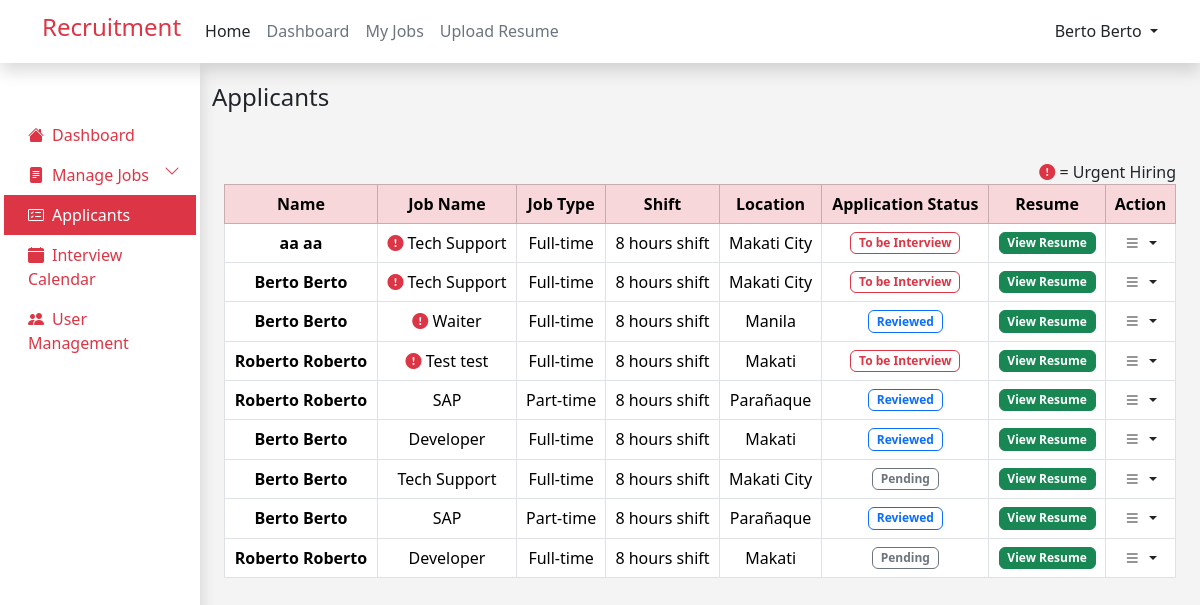
Screenshot of /admin/applicants.php (signed in) with the database file from the repository.
### tables this page shows
CREATE TABLE `job_applicants` (
  `id` int(12) NOT NULL,
  `user_id` int(12) NOT NULL,
  `job_id` int(12) NOT NULL,
  `application_status` varchar(255) NOT NULL,
  `interview_date` datetime DEFAULT NULL
);

CREATE TABLE `user` (
  `id` int(11) NOT NULL,
  `first_name` varchar(255) NOT NULL,
  `last_name` varchar(255) NOT NULL,
  `email` varchar(255) NOT NULL,
  `password` varchar(255) NOT NULL,
  `role` varchar(255) NOT NULL,
  `resume` varchar(255) NOT NULL,
  `branch` varchar(255) NOT NULL
);

CREATE TABLE `jobs` (
  `id` int(12) NOT NULL,
  `job_name` varchar(255) NOT NULL,
  `salary` int(12) NOT NULL,
  `job_type` varchar(255) NOT NULL,
  `shift_and_schedule` varchar(255) NOT NULL,
  `location` varchar(255) NOT NULL,
  `job_description` text NOT NULL,
  `benefits` text NOT NULL,
  `priority` varchar(255) NOT NULL,
  `department` varchar(255) NOT NULL,
  `created_at` timestamp NOT NULL DEFAULT current_timestamp() ON UPDATE current_timestamp()
);

### admin/applicants.php (the view, shortened to what this page needs)
<?php
include ('../admin/admin_header.php');
include ('../dbconn.php');
$query =
    "SELECT job_applicants.*, jobs.job_name, jobs.job_type, jobs.shift_and_schedule, jobs.location, jobs.priority, user.first_name, user.last_name, user.resume
    FROM ((job_applicants
    INNER JOIN jobs ON job_applicants.job_id = jobs.id)
    INNER JOIN user ON job_applicants.user_id = user.id)
    WHERE job_applicants.application_status != 'Not Selected' AND job_applicants.application_status != 'Selected'
    ORDER BY CASE WHEN jobs.priority = 'Urgent Hiring' THEN 0 ELSE 1 END";
$result = mysqli_query($conn, $query);
?>
<!DOCTYPE html>
<html lang="en">
<head>
</head>
<body style="background-color: #F4F4F4; ">
    <div class="container-fluid">
        <div class="row">
            <div class="col-md-2 col-lg-3 col-xl-2 bg-white  p-0 m-0 d-lg-block shadow" style="min-height: 91vh;">
                <?php include ("../admin/admin_sidebar.php"); ?>
            </div>
            <div class="col-md-10 col-lg-9 col-xl-10  mt-3">
                <h4 class=" mt-1 mb-5 ">Applicants</h4>
                <div class="container-fluid table-responsive">
                    <span class="float-end">
                        <i class="bi bi-exclamation-circle-fill text-danger"></i> = Urgent
                        Hiring
                    </span>
                    <table class="table text-center table-hover table-bordered">
                        <thead class="table-danger">
                            <tr>
                                <th>Name</th>
                                <th>Job Name</th>
                                <th>Job Type</th>
                                <th>Shift</th>
                                <th>Location</th>
                                <th>Application Status</th>
                                <th>Resume</th>
                                <th>Action</th>
                            </tr>
                        </thead>
                        <tbody>
                            <?php
                            while ($row = mysqli_fetch_assoc($result)) {
                                ?>
                                <tr>
                                    <th>
                                        <?php echo $row['first_name'] . ' ' . $row['first_name']; ?>
                                    </th>
                                    <td>
                                        <?php
                                        if ($row['priority'] == 'Urgent Hiring') {
                                            ?>
                                            <i class="bi bi-exclamation-circle-fill text-danger"></i>
                                            <?php
                                            echo $row['job_name'];
                                        } else {
                                            echo $row['job_name'];
                                        }
                                        ?>
                                    </td>
                                    <td>
                                        <?php echo $row['job_type']; ?>
                                    </td>
                                    <td>
                                        <?php echo $row['shift_and_schedule']; ?>
                                    </td>
                                    <td>
                                        <?php echo $row['location']; ?>
                                    </td>
                                    <td>
                                        <?php
                                        if ($row['application_status'] == 'Pending') {
                                            ?>
                                            <span class="badge border border-secondary text-secondary">
                                                Pending
                                            </span>
                                            <?php
                                        } elseif ($row['application_status'] == 'Reviewed') {
                                            ?>
                                            <span class="badge border border-primary text-primary">
                                                Reviewed
                                            </span>
                                            <?php
                                        } elseif ($row['application_status'] == 'Interview') {
                                            ?>
                                            <span class="badge border border-danger text-danger"">
                                                To be Interview
                                            </span>
                                            <?php
                                        }
                                        ?>
                                    </td>
                                    <td>
                                        <a href=" /recruitment/resume/<?php echo $row['resume']; ?>" target="_blank"
                                            class="text-decoration-none btn btn-success badge view-resume"
                                            data-application-id="<?php echo $row['id']; ?>">
                                            View Resume
                                            </a>
                                    </td>
                                    <td>
                                        <a href="#" class="d-block text-dark text-decoration-none dropdown-toggle"
                                            id="dropdownUser2" data-bs-toggle="dropdown" aria-expanded="false">
                                            <i class="bi bi-list"></i>
                                        </a>
                                    </td>
                                </tr>
                                <?php
                            }
                            ?>
                        </tbody>
                    </table>
                </div>
            </div>
        </div>
    </div>
</body>
</html>

### rows the page displays
job_applicants: user.first_name "aa", job.job_name "Tech Support", job.job_type "Full-time", job.shift_and_schedule "8 hours shift", job.location "Makati City", application_status "To be Interview"
job_applicants: user.first_name "Berto", job.job_name "Tech Support", job.job_type "Full-time", job.shift_and_schedule "8 hours shift", job.location "Makati City", application_status "To be Interview"
job_applicants: user.first_name "Berto", job.job_name "Waiter", job.job_type "Full-time", job.shift_and_schedule "8 hours shift", job.location "Manila", application_status "Reviewed"
job_applicants: user.first_name "Roberto", job.job_name "Test test", job.job_type "Full-time", job.shift_and_schedule "8 hours shift", job.location "Makati", application_status "To be Interview"
job_applicants: user.first_name "Roberto", job.job_name "SAP", job.job_type "Part-time", job.shift_and_schedule "8 hours shift", job.location "Parañaque", application_status "Reviewed"
job_applicants: user.first_name "Berto", job.job_name "Developer", job.job_type "Full-time", job.shift_and_schedule "8 hours shift", job.location "Makati", application_status "Reviewed"
job_applicants: user.first_name "Berto", job.job_name "Tech Support", job.job_type "Full-time", job.shift_and_schedule "8 hours shift", job.location "Makati City", application_status "Pending"
job_applicants: user.first_name "Berto", job.job_name "SAP", job.job_type "Part-time", job.shift_and_schedule "8 hours shift", job.location "Parañaque", application_status "Reviewed"
job_applicants: user.first_name "Roberto", job.job_name "Developer", job.job_type "Full-time", job.shift_and_schedule "8 hours shift", job.location "Makati", application_status "Pending"

### other values shown
$user "Berto Berto"
